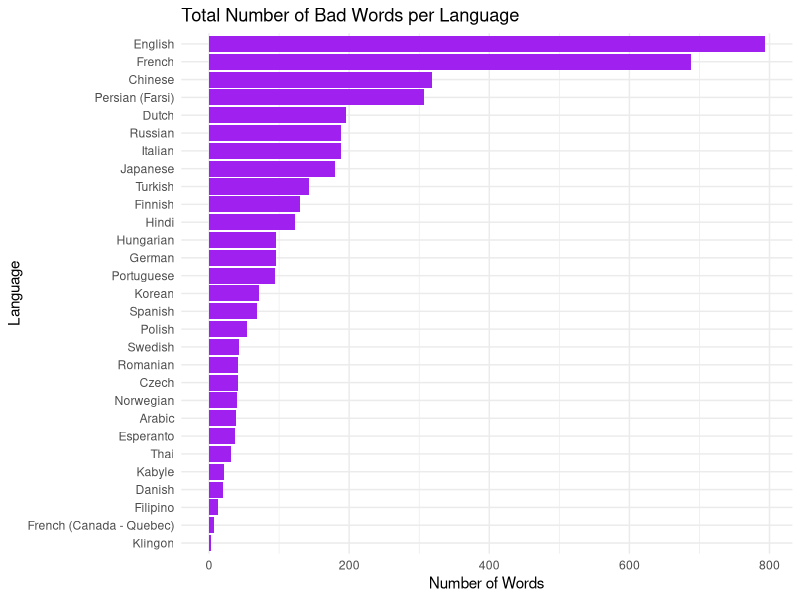
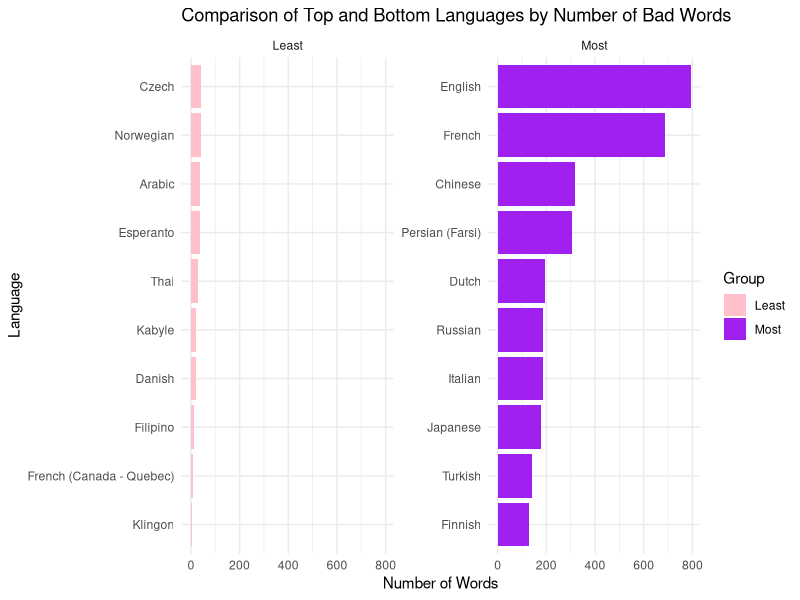
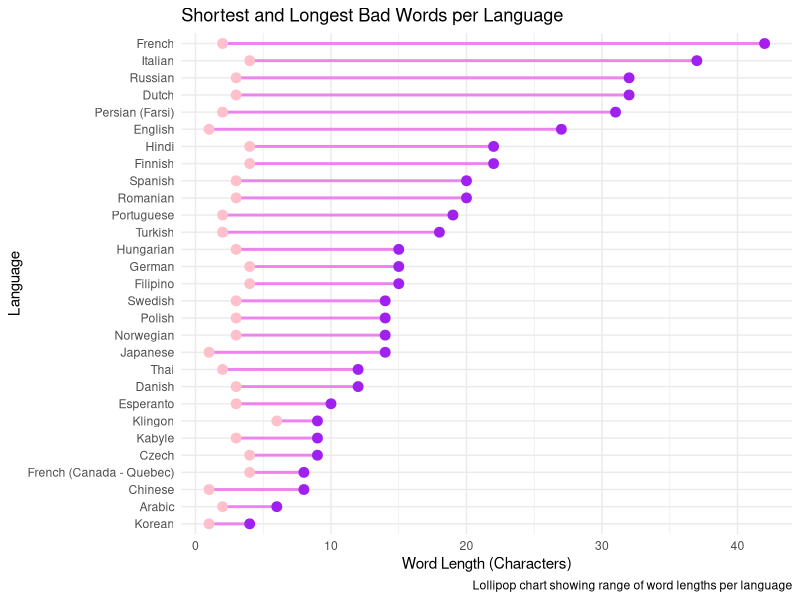
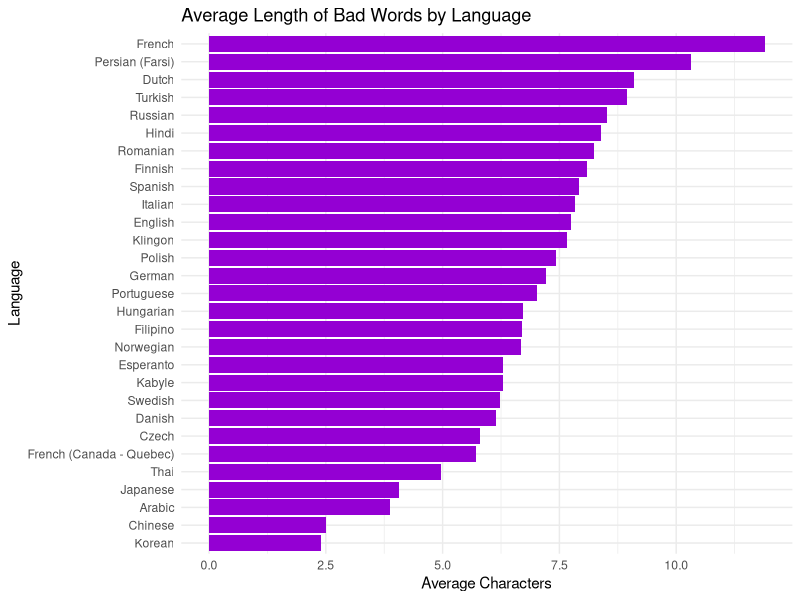
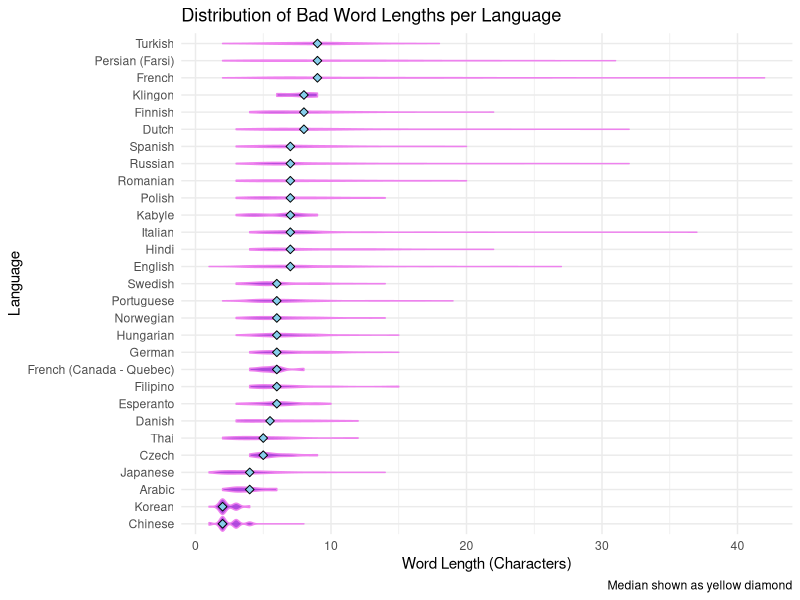
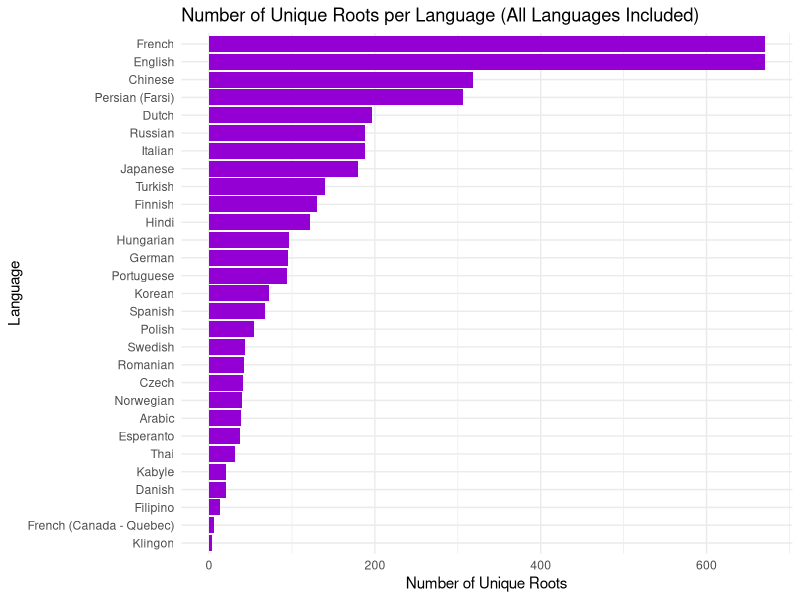

The R script that drew these images, in order:
## ---- chunk 1
library(dplyr)
library(ggplot2)
library(readr)
library(tidyr)
library(SnowballC)
library(knitr)
library(purrr)

#Load dataset
bad_words <- read_csv("bad_words.csv")

#Create lookup table for language names
lang_lookup <- tibble::tibble(
language_code = c("ar","cs","da","de","en","eo","es","fa","fi","fil",
"fr","fr-CA-u-sd-caqc","hi","hu","it","ja","kab","ko",
"nl","no","pl","pt","ro","ru","sv","th","tlh","tr","zh"),
language_name = c("Arabic","Czech","Danish","German","English","Esperanto",
"Spanish","Persian (Farsi)","Finnish","Filipino","French",
"French (Canada - Quebec)","Hindi","Hungarian","Italian",
"Japanese","Kabyle","Korean","Dutch","Norwegian","Polish",
"Portuguese","Romanian","Russian","Swedish","Thai","Klingon",
"Turkish","Chinese")
)

#Join language names
bad_words_named <- bad_words %>%
left_join(lang_lookup, by = "language_code")

#Remove duplicates and missing values
cleaned <- bad_words_named %>%
distinct() %>%
drop_na(language_code)
## ---- chunk 2
words_per_language <- cleaned %>%
count(language_name, sort = TRUE)

#Bar plot
ggplot(words_per_language, aes(x = reorder(language_name, n), y = n)) +
geom_col(fill = "purple") +
coord_flip() +
labs(
title = "Total Number of Bad Words per Language",
x = "Language",
y = "Number of Words"
) +
theme_minimal()
## ---- chunk 3
top_languages <- words_per_language %>% slice_max(n, n=10) %>% mutate(group="Most")
bottom_languages <- words_per_language %>% slice_min(n, n=10) %>% mutate(group="Least")
combined <- bind_rows(top_languages, bottom_languages)

max_n <- max(combined$n)

ggplot(combined, aes(x = reorder(language_name, n), y = n, fill = group)) +
geom_col() +
coord_flip() +
facet_wrap(~group, scales = "free_y") +
scale_y_continuous(limits=c(0, max_n)) +
scale_fill_manual(values=c("Most"="purple","Least"="pink")) +
labs(
title = "Comparison of Top and Bottom Languages by Number of Bad Words",
x = "Language",
y = "Number of Words",
fill = "Group"
) +
theme_minimal()
## ---- chunk 4
top_words_per_lang <- cleaned %>%
group_by(language_name) %>%
slice_max(nchar(bad_word), n=1, with_ties=FALSE) %>%
ungroup() %>%
select(language_name, bad_word)

knitr::kable(top_words_per_lang, caption="Longest Bad Word Per Language")
## ---- chunk 5
cleaned <- cleaned %>% mutate(word_length = nchar(bad_word))

word_length_summary <- cleaned %>%
group_by(language_name) %>%
summarise(
shortest = min(word_length),
longest = max(word_length),
median_length = median(word_length),
mean_length = mean(word_length),
.groups = 'drop'
)

ggplot(word_length_summary, aes(x = reorder(language_name, longest))) +
  geom_segment(aes(xend = language_name, y = shortest, yend = longest), color = "violet", size = 1) +
  geom_point(aes(y = longest), color = "purple", size = 3) +
  geom_point(aes(y = shortest), color = "pink", size = 3) +
  coord_flip() +
  labs(
    title = "Shortest and Longest Bad Words per Language",
    x = "Language",
    y = "Word Length (Characters)",
    caption = "Lollipop chart showing range of word lengths per language"
  ) +
  theme_minimal()
## ---- chunk 6
# Languages supported by SnowballC
supported_langs <- c("da", "nl", "en", "fi", "fr", "de", "hu", "it", "no", "pt", "ro", "ru", "es", "sv")

# Add a column for stemmed words, stemming when language is supported
bad_words_stemmed <- cleaned %>%
  mutate(
    stem = map2_chr(
      bad_word,
      language_code,
      ~ if (.y %in% supported_langs) {
          tryCatch(wordStem(.x, language = .y), error = function(e) substr(.x, 1, 4))
        } else {
          substr(.x, 1, 4)
        }
    ),
    root = substr(stem, 1, 4)
  )

# Summarize across *all* languages
root_summary <- bad_words_stemmed %>%
  group_by(language_name, stem) %>%
  summarise(count = n(), .groups = "drop") %>%
  filter(count > 2) %>%
  arrange(stem, desc(count))

# Display table
root_summary %>%
  select(language_name, stem, count) %>%
  knitr::kable(caption = "Most Common Roots of Bad Words Across All Languages")
## ---- chunk 7
avg_length <- cleaned %>%
group_by(language_name) %>%
summarise(avg_length = mean(nchar(bad_word)), .groups="drop")

ggplot(avg_length, aes(x=reorder(language_name, avg_length), y=avg_length)) +
geom_col(fill="darkviolet") +
coord_flip() +
labs(title="Average Length of Bad Words by Language", x="Language", y="Average Characters") +
theme_minimal()
## ---- chunk 8
# Violin plot of word lengths per language
ggplot(cleaned, aes(x = reorder(language_name, word_length, FUN = median), y = word_length)) +
  geom_violin(fill = "darkviolet", alpha = 0.7, color = "violet") +
  stat_summary(fun = median, geom = "point", shape = 23, size = 2, fill = "skyblue") +
  coord_flip() +
  labs(
    title = "Distribution of Bad Word Lengths per Language",
    x = "Language",
    y = "Word Length (Characters)",
    caption = "Median shown as yellow diamond"
  ) +
  theme_minimal()

## ---- chunk 9
bad_words_stemmed <- cleaned %>%
mutate(stem = wordStem(bad_word)) %>%
mutate(root = substr(bad_word, 1, 4)) # crude root approximation

unique_roots_all <- bad_words_stemmed %>%
group_by(language_name) %>%
summarise(unique_roots = n_distinct(stem), .groups = "drop")

ggplot(unique_roots_all, aes(x = reorder(language_name, unique_roots), y = unique_roots)) +
geom_col(fill = "darkviolet") +
coord_flip() +
labs(
title = "Number of Unique Roots per Language (All Languages Included)",
x = "Language",
y = "Number of Unique Roots"
) +
theme_minimal()
